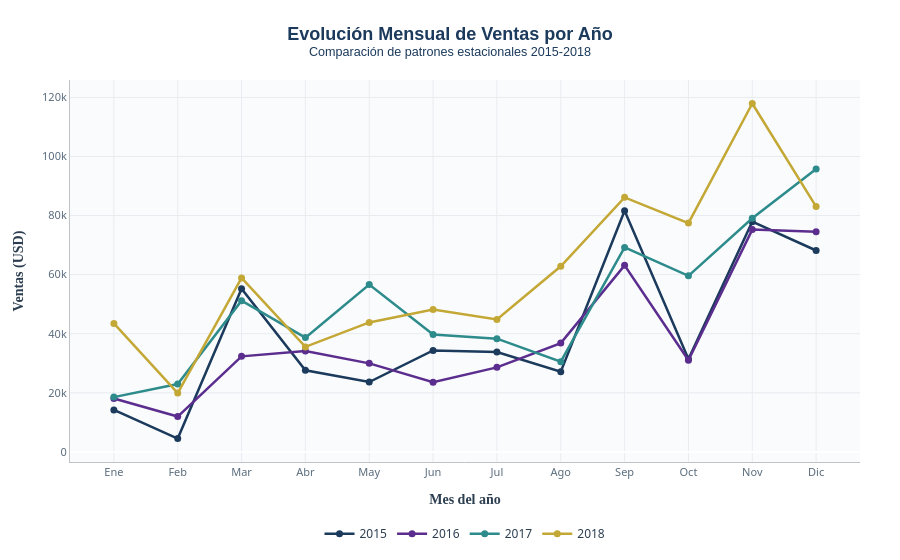

The code cell stored with this chart in its notebook:
### Markdown cell above
### 3.1 Evolución temporal de ventas

### Code cell
# Ventas mensuales comparadas por año
ventas_mensuales = df.groupby(['Order Year', 'Order Month'])['Sales'].sum().reset_index()
ventas_mensuales.columns = ['Año', 'Mes', 'Ventas']
ventas_mensuales['Año'] = ventas_mensuales['Año'].astype(str)

fig1 = px.line(
    ventas_mensuales,
    x='Mes',
    y='Ventas',
    color='Año',
    title='<b>Evolución Mensual de Ventas por Año</b><br><sup>Comparación de patrones estacionales 2015-2018</sup>',
    labels={'Ventas': '<b>Ventas (USD)</b>', 'Mes': '<b>Mes del año</b>'},
    markers=True,
    color_discrete_sequence=PALETA
)

fig1.update_layout(**LAYOUT_PROFESIONAL)
fig1.update_layout(
    hovermode='x unified',
    xaxis=dict(dtick=1, tickvals=list(range(1,13)),
              ticktext=['Ene','Feb','Mar','Abr','May','Jun','Jul','Ago','Sep','Oct','Nov','Dic']),
    legend=dict(title='', orientation='h', yanchor='top', y=-0.15, xanchor='center', x=0.5)
)
fig1.update_traces(line=dict(width=2.5), marker=dict(size=7))

fig1.show()

### Figure 1 — Plotly figure (JSON) as saved in the notebook; plotly's stock layout.template omitted (floating-point values rounded to 4 significant figures)
{"data": [{"hovertemplate": "Año=2015<br><b>Mes del año</b>=%{x}<br><b>Ventas (USD)</b>=%{y}<extra></extra>", "legendgroup": "2015", "line": {"color": "#1B3A5C", "dash": "solid", "width": 2.5}, "marker": {"size": 7, "symbol": "circle"}, "mode": "lines+markers", "name": "2015", "orientation": "v", "showlegend": true, "type": "scatter", "x": [1, 2, 3, 4, 5, 6, 7, 8, 9, 10, 11, 12], "xaxis": "x", "y": [14210.0, 4520.0, 55210.0, 27630.0, 23640.0, 34320.0, 33780.0, 27120.0, 81620.0, 31450.0, 77910.0, 68170.0], "yaxis": "y"}, {"hovertemplate": "Año=2016<br><b>Mes del año</b>=%{x}<br><b>Ventas (USD)</b>=%{y}<extra></extra>", "legendgroup": "2016", "line": {"color": "#5B2D8E", "dash": "solid", "width": 2.5}, "marker": {"size": 7, "symbol": "circle"}, "mode": "lines+markers", "name": "2016", "orientation": "v", "showlegend": true, "type": "scatter", "x": [1, 2, 3, 4, 5, 6, 7, 8, 9, 10, 11, 12], "xaxis": "x", "y": [18070.0, 11950.0, 32340.0, 34150.0, 29960.0, 23600.0, 28610.0, 36820.0, 63130.0, 31010.0, 75250.0, 74540.0], "yaxis": "y"}, {"hovertemplate": "Año=2017<br><b>Mes del año</b>=%{x}<br><b>Ventas (USD)</b>=%{y}<extra></extra>", "legendgroup": "2017", "line": {"color": "#2E8B8B", "dash": "solid", "width": 2.5}, "marker": {"size": 7, "symbol": "circle"}, "mode": "lines+markers", "name": "2017", "orientation": "v", "showlegend": true, "type": "scatter", "x": [1, 2, 3, 4, 5, 6, 7, 8, 9, 10, 11, 12], "xaxis": "x", "y": [18540.0, 22980.0, 51170.0, 38680.0, 56660.0, 39720.0, 38320.0, 30540.0, 69190.0, 59580.0, 79070.0, 95740.0], "yaxis": "y"}, {"hovertemplate": "Año=2018<br><b>Mes del año</b>=%{x}<br><b>Ventas (USD)</b>=%{y}<extra></extra>", "legendgroup": "2018", "line": {"color": "#C4A835", "dash": "solid", "width": 2.5}, "marker": {"size": 7, "symbol": "circle"}, "mode": "lines+markers", "name": "2018", "orientation": "v", "showlegend": true, "type": "scatter", "x": [1, 2, 3, 4, 5, 6, 7, 8, 9, 10, 11, 12], "xaxis": "x", "y": [43480.0, 19920.0, 58860.0, 35540.0, 43830.0, 48190.0, 44830.0, 62840.0, 86150.0, 77450.0, 117900.0, 83030.0], "yaxis": "y"}], "layout": {"font": {"color": "#2C3E50", "family": "Segoe UI, Arial", "size": 12}, "hoverlabel": {"bgcolor": "white", "font": {"family": "Segoe UI", "size": 12}}, "hovermode": "x unified", "legend": {"orientation": "h", "title": {"text": ""}, "tracegroupgap": 0, "x": 0.5, "xanchor": "center", "y": -0.15, "yanchor": "top"}, "margin": {"b": 60, "l": 70, "r": 40, "t": 80}, "paper_bgcolor": "white", "plot_bgcolor": "#FAFBFD", "title": {"font": {"color": "#1B3A5C", "family": "Segoe UI Semibold, Arial", "size": 18}, "text": "<b>Evolución Mensual de Ventas por Año</b><br><sup>Comparación de patrones estacionales 2015-2018</sup>", "x": 0.5, "xanchor": "center"}, "xaxis": {"anchor": "y", "domain": [0, 1], "dtick": 1, "gridcolor": "#E8ECF0", "linecolor": "#BDC3C7", "linewidth": 1, "showline": true, "tickfont": {"color": "#5A6C7D", "size": 11}, "ticktext": ["Ene", "Feb", "Mar", "Abr", "May", "Jun", "Jul", "Ago", "Sep", "Oct", "Nov", "Dic"], "tickvals": [1, 2, 3, 4, 5, 6, 7, 8, 9, 10, 11, 12], "title": {"font": {"color": "#2C3E50", "family": "Segoe UI Semibold", "size": 14}, "text": "<b>Mes del año</b>"}}, "yaxis": {"anchor": "x", "domain": [0, 1], "gridcolor": "#E8ECF0", "linecolor": "#BDC3C7", "linewidth": 1, "showline": true, "tickfont": {"color": "#5A6C7D", "size": 11}, "title": {"font": {"color": "#2C3E50", "family": "Segoe UI Semibold", "size": 14}, "text": "<b>Ventas (USD)</b>"}}}}
